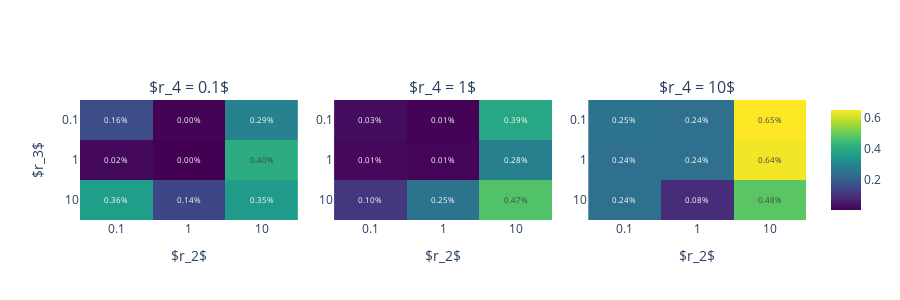

Notebook code cell kept with this figure:
### Code cell
import plotly.graph_objects as go
from plotly.colors import DEFAULT_PLOTLY_COLORS
from plotly.subplots import make_subplots
import re

fig = make_subplots(1, 3, subplot_titles=[
    f'$r_4 = {r3}$' for r3 in [0.1, 1, 10]
], horizontal_spacing=0.05, vertical_spacing=0.1)

for i, (r3, d1) in enumerate(sens.groupby('r3')):
    z = d1.sort_values(['r2', 'r1']).ratio.to_numpy().reshape(3, 3)
    z = np.flipud(z)
    fig.add_trace(go.Heatmap(
        z=z*100,
        x=['0.1', '1', '10'],
        y=['10', '1', '0.1'],
        coloraxis='coloraxis',
        text=z*100,
        texttemplate='%{text:.2f}%',
        textfont={'size': 8}
    ), row=1, col=i+1)

fig.update_layout(
    coloraxis={'colorscale': 'viridis'},
    height=300,
)
fig.update_xaxes(title='$r_2$', row=1)
fig.update_yaxes(title='$r_3$', col=1)
fig.show()
fig.write_image('../figures/sensitivity_mad_optim.png')

### Figure 1 — Plotly figure (JSON) as saved in the notebook; plotly's stock layout.template omitted (floating-point values rounded to 4 significant figures)
{"data": [{"coloraxis": "coloraxis", "text": [[0.3616, 0.1391, 0.3541], [0.01667, 0.002131, 0.4027], [0.1556, 0.004969, 0.2858]], "textfont": {"size": 8}, "texttemplate": "%{text:.2f}%", "type": "heatmap", "x": ["0.1", "1", "10"], "xaxis": "x", "y": ["10", "1", "0.1"], "yaxis": "y", "z": [[0.3616, 0.1391, 0.3541], [0.01667, 0.002131, 0.4027], [0.1556, 0.004969, 0.2858]]}, {"coloraxis": "coloraxis", "text": [[0.1047, 0.2485, 0.4691], [0.01419, 0.007828, 0.2842], [0.02518, 0.006649, 0.3869]], "textfont": {"size": 8}, "texttemplate": "%{text:.2f}%", "type": "heatmap", "x": ["0.1", "1", "10"], "xaxis": "x2", "y": ["10", "1", "0.1"], "yaxis": "y2", "z": [[0.1047, 0.2485, 0.4691], [0.01419, 0.007828, 0.2842], [0.02518, 0.006649, 0.3869]]}, {"coloraxis": "coloraxis", "text": [[0.2423, 0.08385, 0.4808], [0.239, 0.2394, 0.6391], [0.2494, 0.2397, 0.6494]], "textfont": {"size": 8}, "texttemplate": "%{text:.2f}%", "type": "heatmap", "x": ["0.1", "1", "10"], "xaxis": "x3", "y": ["10", "1", "0.1"], "yaxis": "y3", "z": [[0.2423, 0.08385, 0.4808], [0.239, 0.2394, 0.6391], [0.2494, 0.2397, 0.6494]]}], "layout": {"annotations": [{"font": {"size": 16}, "showarrow": false, "text": "$r_4 = 0.1$", "x": 0.15, "xanchor": "center", "xref": "paper", "y": 1, "yanchor": "bottom", "yref": "paper"}, {"font": {"size": 16}, "showarrow": false, "text": "$r_4 = 1$", "x": 0.5, "xanchor": "center", "xref": "paper", "y": 1, "yanchor": "bottom", "yref": "paper"}, {"font": {"size": 16}, "showarrow": false, "text": "$r_4 = 10$", "x": 0.85, "xanchor": "center", "xref": "paper", "y": 1, "yanchor": "bottom", "yref": "paper"}], "coloraxis": {"colorscale": [[0, "#440154"], [0.1111, "#482878"], [0.2222, "#3e4989"], [0.3333, "#31688e"], [0.4444, "#26828e"], [0.5556, "#1f9e89"], [0.6667, "#35b779"], [0.7778, "#6ece58"], [0.8889, "#b5de2b"], [1, "#fde725"]]}, "height": 300, "xaxis": {"anchor": "y", "domain": [0, 0.3], "title": {"text": "$r_2$"}}, "xaxis2": {"anchor": "y2", "domain": [0.35, 0.65], "title": {"text": "$r_2$"}}, "xaxis3": {"anchor": "y3", "domain": [0.7, 1], "title": {"text": "$r_2$"}}, "yaxis": {"anchor": "x", "domain": [0, 1], "title": {"text": "$r_3$"}}, "yaxis2": {"anchor": "x2", "domain": [0, 1]}, "yaxis3": {"anchor": "x3", "domain": [0, 1]}}}
